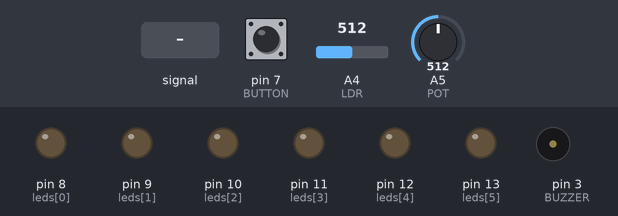
The sketch below on a simulated Arduino Uno, built with avr-gcc and run on an emulated ATmega328P. On the bench: output pins drawn as LEDs (lit = HIGH), buzzer (waves = sounding). The test bench sets the inputs (shaded band); at power-on: pin 7 (BUTTON) LOW, A4 (LDR) = 512, A5 (POT) = 512. What the sketch prints to the serial monitor is not drawn.

Above: at 1.2 s.
1.3 s: A4 (LDR) fed a 2 Hz sine of ±306 counts around its level
At 1.87 s:
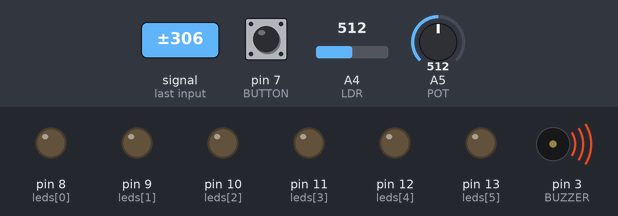
4.3 s: pin 7 (BUTTON) pulled HIGH for 1 s
At 6.11 s:
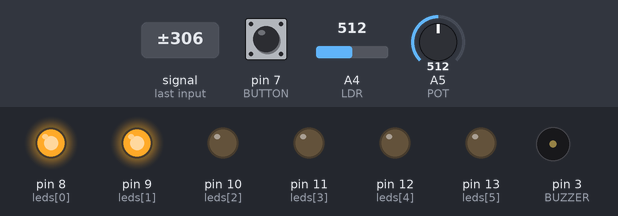
7.4 s: pin 7 (BUTTON) pulled HIGH for 0.15 s
At 8.61 s:
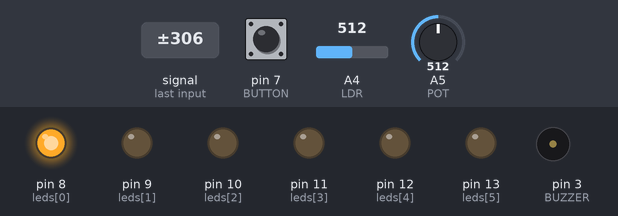
10.4 s: A4 (LDR) set to 716
12.9 s: A4 (LDR) set to 306
At 13.5 s:
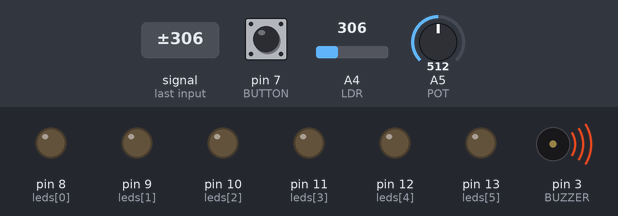
14.4 s: A5 (POT) set to 0
At 14.7 s:
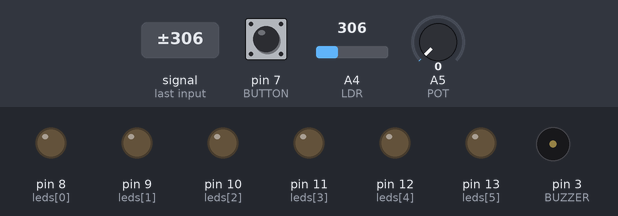
Timing chart, 0 to 16.9 s (numbered marks = the images above; inputs shaded):
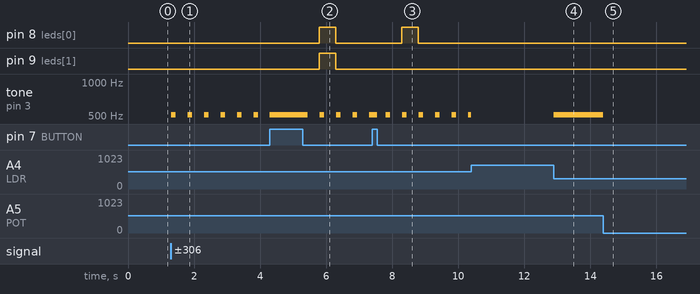

The sketch:

Li_Matthew_Task_1.ino
```cpp
/*
 * Morse Code Tapper - by Matthew Li
 *
 * Decodes tapped morse code, sending the decoded message through serial.
 *
 * Problem:
 *     A disabled user wants to communicate with others.
 * Solution:
 *     The user can tap morse code on a button. The morse code is decoded and sent through serial.
 *     Motor control is limited, so a button is used to input morse code.
 *
 * Components:
 *     An LED is lit up if the corresponding morse code is a dash.
 *         This allows for visual verification of the inputted morse code.
 *     The buzzer provided on the ThinkerShield will also beep the corresponding morse code.
 *         This allows for audio verification of the inputted morse code.
 *     The potentiometer on the ThinkerShield controls the pitch of the sound.
 *         This allows for the user to adjust the pitch to their preference.
 *     The LDR on the ThinkerShield can be used as a silent input method.
 *         This allows for the user to input morse code without disturbing others.
 *     The button on the ThinkerShield is used to input morse code.
 *         This allows for the user to input morse code with limited motor control.
 */

/*
 * Constants and variables
 * The preprocessor directive `#define` is used to define macros that are replaced by the preprocessor before compilation.
 * `const` is used to define constants that are stored in memory. These may not be changed during the execution of the program.
 */

// Pin definitions
#define POT A5   // The potentiometer is connected to analog pin A5.
#define BUTTON 7 // The button is connected to digital pin 7.
#define LDR A4   // The LDR is connected to analog pin A4.
#define BUZZER 3 // The buzzer is connected to digital pin 3.

#define DASH_THRESHOLD 200      // The threshold for a dash in milliseconds. Any time less than this is a dot.
#define CHARACTER_TIME 350      // The time to wait before sending the character through serial.
#define WORD_TIME 1000          // The time to wait before sending a space through serial.
#define DOT '.'                 // The character for a dot.
#define DASH '-'                // The character for a dash.
#define UNKNOWN '#'             // The character for an unknown morse code.
#define CHARACTER_SEPARATOR ' ' // The character to separate characters.
#define WORD_SEPARATOR "/ "     // The character to separate words.

const int leds[] = {8, 9, 10, 11, 12, 13}; // The LEDs are connected to digital pins 8 to 13.

// The characters corresponding to the morse code.
const char characters[] = {
    '0',
    '1',
    '2',
    '3',
    '4',
    '5',
    '6',
    '7',
    '8',
    '9',
    'a',
    'b',
    'c',
    'd',
    'e',
    'f',
    'g',
    'h',
    'i',
    'j',
    'k',
    'l',
    'm',
    'n',
    'o',
    'p',
    'q',
    'r',
    's',
    't',
    'u',
    'v',
    'w',
    'x',
    'y',
    'z',
    '.',
    ':',
    '?',
    '!',
    '-',
    '/',
    '@',
    '(',
    ')',
};
// The morse code corresponding to the characters.
const char *morse[] = {
    "-----",
    ".----",
    "..---",
    "...--",
    "....-",
    ".....",
    "-....",
    "--...",
    "---..",
    "----.",
    ".-",
    "-...",
    "-.-.",
    "-..",
    ".",
    "..-.",
    "--.",
    "....",
    "..",
    ".---",
    "-.-",
    ".-..",
    "--",
    "-.",
    "---",
    ".--.",
    "--.-",
    ".-.",
    "...",
    "-",
    "..-",
    "...-",
    ".--",
    "-..-",
    "-.--",
    "--..",
    ".-.-.-",
    "--..",
    "..--..",
    "-.-.--",
    "-....-",
    "-..-.",
    ".--.-.",
    "-.--.",
    "-.--.-",
};

// Variables
bool ledStates[] = {false, false, false, false, false, false}; // The states of the LEDs. True if the LED is on, false if the LED is off.
String input = String();                                       // The inputted morse code. Truncated for every character.
bool lastButtonState = LOW;                                    // The last state of the button. For detecting transitions.
int ambientLight = 0;                                          // The ambient light level.

// Timing variables. These are `unsigned long` to allow for large numbers.
unsigned long timePressed = 0;       // The time the button was pressed.
unsigned long timeReleased = 0;      // The time the button was released.
unsigned long separateCharacter = 0; // The time to separate characters.
unsigned long separateWord = 0;      // The time to separate words.

// Functions
// Setup function. This is called once when the Arduino is powered on or reset.
void setup()
{
    Serial.begin(115200); // Start serial communication at 115200 baud.
    pinMode(POT, INPUT);  // Set the potentiometer as an input.
    /*
     * Set the LEDs as outputs.
     * This is done with a for loop to avoid repeating the same code.
     * It also allows for flexibility in the number of LEDs.
     * The number of LEDs is calculated by dividing the size of the array by the size of the first element.
     */
    for (int index = 0; index < sizeof(leds) / sizeof(leds[0]); index++)
    {
        pinMode(leds[index], OUTPUT);
    }
    pinMode(BUTTON, INPUT);  // Set the button as an input.
    pinMode(LDR, INPUT);     // Set the LDR as an input.
    pinMode(BUZZER, OUTPUT); // Set the buzzer as an output.

    ambientLight = analogRead(LDR) - 200; // Read the ambient light level.
    Serial.println(ambientLight);
}

// Loop function. This is called repeatedly as long as the Arduino is powered on or reset.
void loop()
{
    bool buttonState = digitalRead(BUTTON); // Read the state of the button.
    int ldrValue = analogRead(LDR);         // Read the value of the LDR.
    /*
     * If the ambient light level is less than the value of the LDR, the button is pressed.
     * This is used to allow for silent input.
     */
    if (ldrValue < ambientLight)
    {
        buttonState = HIGH; // Set the button state to high.
    }

    // If the button is pressed, turn on the LEDs and the buzzer.
    if (buttonState)
    {
        tone(BUZZER, analogRead(POT)); // Set the buzzer to the value of the potentiometer.
    }
    // Otherwise, turn off the LEDs and the buzzer.
    else
    {
        noTone(BUZZER); // Turn off the buzzer.
    }

    /*
     * Detect a transition, accounting for button bounce.
     * To detect a transition, the current state of the button is compared to the last state of the button.
     * If they are different, the time of the transition is checked to see if it is a bounce.
     * If the time the button was last pressed was more than 50 milliseconds ago, the button was pressed and not bounced.
     * If the time the button was last released was more than 50 milliseconds ago, the button was released and not bounced.
     * This prevents the button from being pressed or released multiple times when it is only pressed or released once.
     * The time of the transition is also stored to prevent the button from being pressed or released multiple times when it is only pressed or released once.
     *
     * This is the input stage of the IPO model.
     */
    if (buttonState != lastButtonState && millis() - timePressed > 50 && millis() - timeReleased > 50)
    {
        // If the button is pressed, call the press function.
        if (buttonState == HIGH)
        {
            press();
        }
        // If the button is released, call the release function.
        else
        {
            release();
        }
    }
    // Store the current state of the button for the next iteration of `void loop()`.
    lastButtonState = buttonState;

    /* If the current time is past the scheduled time to separate characters, separate the character.
     * Consider the zero value of `separateCharacter` to be a 'null' value.
     *
     * This is the process stage of the IPO model.
     */
    if (millis() > separateCharacter && separateCharacter)
    {
        // Seperate the rest of the input from the morse code that makes up the last character.
        // Take a substring of the input from the last character separator to the end of the input.
        input = input.substring(input.lastIndexOf(CHARACTER_SEPARATOR) + 1, input.length());
        // Find the index of the morse code in the array of morse codes. This is used to find the corresponding character.
        int index = find(morse, sizeof(morse) / sizeof(morse[0]), input.c_str());
        // If the morse code is not found, print the unknown character.
        // This is the output stage of the IPO model.
        if (index == -1)
        {
            Serial.print(UNKNOWN);
        }
        // Otherwise, print the corresponding character.
        else
        {
            Serial.print(characters[index]);
        }
        // For each LED, turn it on if the corresponding morse code is a dash, and turn it off if the corresponding morse code is a dot.
        for (int index = sizeof(leds) / sizeof(leds[0]); index >= 0; index--)
        {
            if (input.charAt(index) == DASH)
            {
                digitalWrite(leds[index], HIGH);
            }
            else
            {
                digitalWrite(leds[index], LOW);
            }
        }

        input += CHARACTER_SEPARATOR; // Add a character separator to the input.
        separateCharacter = 0;        // Reset the timer to separate characters.
    }

    // If the current time is past the scheduled time to separate words, separate the word.
    if (millis() > separateWord && separateWord)
    {
        input += WORD_SEPARATOR; // Add a word separator to the input.
        Serial.print(' ');       // Print a space to seperate words.
        separateWord = 0;        // Reset the timer to separate words.
    }
}

// Press function. This is called when the button is pressed (rising transition).
void press()
{
    timePressed = millis(); // Store the time the button was pressed.
    separateCharacter = 0;  // Reset the timer to separate characters.
    separateWord = 0;       // Reset the timer to separate words.
}

// Release function. This is called when the button is released (falling transition).
void release()
{
    timeReleased = millis();                                 // Store the time the button was released.
    int totalTimePressed = timeReleased - timePressed;       // Calculate the total time the button was pressed.
    input += totalTimePressed < DASH_THRESHOLD ? DOT : DASH; // Add a dot or a dash to the input depending on the total time the button was pressed. A ternary operator is used to do this in one line.

    separateCharacter = millis() + CHARACTER_TIME; // Schedule the time to separate characters.
    separateWord = millis() + WORD_TIME;           // Schedule the time to separate words.
}

/*
 * Find function. This finds the index of a value in an array.
 * A template is used to allow for any type of array.
 * The size of the array is also passed as a parameter.
 */
template <typename T>
int find(T array[], int size, T value)
{
    // Iterate through the array.
    for (int i = 0; i < size; i++)
    {
        // If the value is found, return the index.
        // `strcmp` is used to compare strings. It returns 0 if the strings are equal.
        if (!strcmp(array[i], value))
        {
            return i; // Return the index.
        }
    }
    return -1; // If the whole array is iterated through and the value is not found, return -1.
}
```

Measured:
- after the input at 1.3 s, tone on pin 3 (BUZZER): alternates 512 Hz for 0.14 s and silent for 0.36 s, starting at once
- after the input at 4.3 s, pin 8 (leds[0]), pin 9 (leds[1]): LOW → HIGH after 1.5 s, → LOW 0.50 s later
- after the input at 7.4 s, pin 8 (leds[0]): LOW → HIGH after 0.89 s, → LOW 0.50 s later
- after the input at 12.9 s, tone on pin 3 (BUZZER): silent → 512 Hz at once
- after the input at 14.4 s, tone on pin 3 (BUZZER): 512 Hz → silent at once
